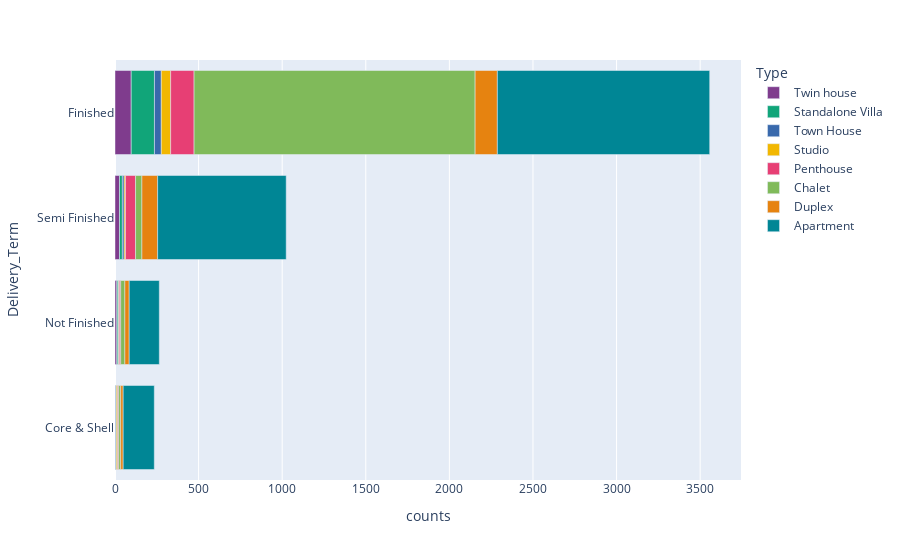

Here is the notebook cell this chart was saved with:
### Code cell
Delivery_Term = df.groupby(['Delivery_Term',"Type"]).size().sort_values(ascending =True).reset_index(name='counts')
px.bar(x="counts",y="Delivery_Term",data_frame=Delivery_Term, color = "Type",
       color_discrete_sequence=px.colors.qualitative.Bold)

### Figure 1 — Plotly figure (JSON) as saved in the notebook; plotly's stock layout.template omitted (floating-point values rounded to 4 significant figures)
{"data": [{"alignmentgroup": "True", "hovertemplate": "Type=Twin house<br>counts=%{x}<br>Delivery_Term=%{y}<extra></extra>", "legendgroup": "Twin house", "marker": {"color": "rgb(127, 60, 141)", "pattern": {"shape": ""}}, "name": "Twin house", "offsetgroup": "Twin house", "orientation": "h", "showlegend": true, "textposition": "auto", "type": "bar", "x": [1, 11, 27, 97], "xaxis": "x", "y": ["Core & Shell", "Not Finished", "Semi Finished", "Finished"], "yaxis": "y"}, {"alignmentgroup": "True", "hovertemplate": "Type=Standalone Villa<br>counts=%{x}<br>Delivery_Term=%{y}<extra></extra>", "legendgroup": "Standalone Villa", "marker": {"color": "rgb(17, 165, 121)", "pattern": {"shape": ""}}, "name": "Standalone Villa", "offsetgroup": "Standalone Villa", "orientation": "h", "showlegend": true, "textposition": "auto", "type": "bar", "x": [2, 7, 17, 139], "xaxis": "x", "y": ["Core & Shell", "Not Finished", "Semi Finished", "Finished"], "yaxis": "y"}, {"alignmentgroup": "True", "hovertemplate": "Type=Town House<br>counts=%{x}<br>Delivery_Term=%{y}<extra></extra>", "legendgroup": "Town House", "marker": {"color": "rgb(57, 105, 172)", "pattern": {"shape": ""}}, "name": "Town House", "offsetgroup": "Town House", "orientation": "h", "showlegend": true, "textposition": "auto", "type": "bar", "x": [4, 5, 11, 41], "xaxis": "x", "y": ["Not Finished", "Core & Shell", "Semi Finished", "Finished"], "yaxis": "y"}, {"alignmentgroup": "True", "hovertemplate": "Type=Studio<br>counts=%{x}<br>Delivery_Term=%{y}<extra></extra>", "legendgroup": "Studio", "marker": {"color": "rgb(242, 183, 1)", "pattern": {"shape": ""}}, "name": "Studio", "offsetgroup": "Studio", "orientation": "h", "showlegend": true, "textposition": "auto", "type": "bar", "x": [4, 8, 8, 56], "xaxis": "x", "y": ["Not Finished", "Semi Finished", "Core & Shell", "Finished"], "yaxis": "y"}, {"alignmentgroup": "True", "hovertemplate": "Type=Penthouse<br>counts=%{x}<br>Delivery_Term=%{y}<extra></extra>", "legendgroup": "Penthouse", "marker": {"color": "rgb(231, 63, 116)", "pattern": {"shape": ""}}, "name": "Penthouse", "offsetgroup": "Penthouse", "orientation": "h", "showlegend": true, "textposition": "auto", "type": "bar", "x": [6, 8, 60, 140], "xaxis": "x", "y": ["Core & Shell", "Not Finished", "Semi Finished", "Finished"], "yaxis": "y"}, {"alignmentgroup": "True", "hovertemplate": "Type=Chalet<br>counts=%{x}<br>Delivery_Term=%{y}<extra></extra>", "legendgroup": "Chalet", "marker": {"color": "rgb(128, 186, 90)", "pattern": {"shape": ""}}, "name": "Chalet", "offsetgroup": "Chalet", "orientation": "h", "showlegend": true, "textposition": "auto", "type": "bar", "x": [12, 25, 38, 1681], "xaxis": "x", "y": ["Core & Shell", "Not Finished", "Semi Finished", "Finished"], "yaxis": "y"}, {"alignmentgroup": "True", "hovertemplate": "Type=Duplex<br>counts=%{x}<br>Delivery_Term=%{y}<extra></extra>", "legendgroup": "Duplex", "marker": {"color": "rgb(230, 131, 16)", "pattern": {"shape": ""}}, "name": "Duplex", "offsetgroup": "Duplex", "orientation": "h", "showlegend": true, "textposition": "auto", "type": "bar", "x": [15, 26, 94, 133], "xaxis": "x", "y": ["Core & Shell", "Not Finished", "Semi Finished", "Finished"], "yaxis": "y"}, {"alignmentgroup": "True", "hovertemplate": "Type=Apartment<br>counts=%{x}<br>Delivery_Term=%{y}<extra></extra>", "legendgroup": "Apartment", "marker": {"color": "rgb(0, 134, 149)", "pattern": {"shape": ""}}, "name": "Apartment", "offsetgroup": "Apartment", "orientation": "h", "showlegend": true, "textposition": "auto", "type": "bar", "x": [180, 186, 769, 1270], "xaxis": "x", "y": ["Not Finished", "Core & Shell", "Semi Finished", "Finished"], "yaxis": "y"}], "layout": {"barmode": "relative", "legend": {"title": {"text": "Type"}, "tracegroupgap": 0}, "margin": {"t": 60}, "xaxis": {"anchor": "y", "domain": [0, 1], "title": {"text": "counts"}}, "yaxis": {"anchor": "x", "domain": [0, 1], "title": {"text": "Delivery_Term"}}}}
